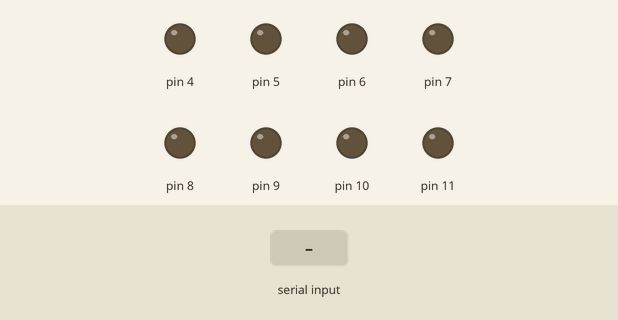
The sketch below on a simulated Arduino Uno, built with avr-gcc and run on an emulated ATmega328P. Shown: output pins drawn as LEDs (lit = HIGH). Inputs (shaded band) come from the test bench. What the sketch prints to the serial monitor is not drawn.

Above: at 1.2 s.
1.3 s: "A" received over the second serial link
At 2.5 s:
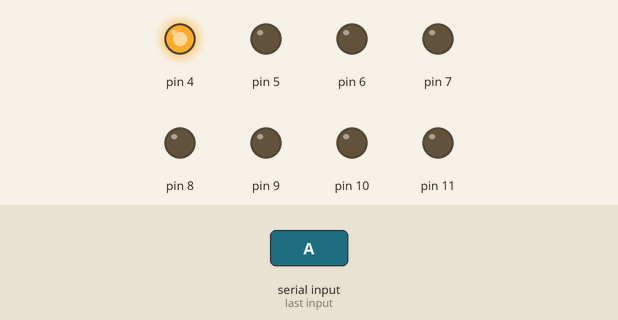
2.8 s: "B" received over the second serial link
At 3.8 s:
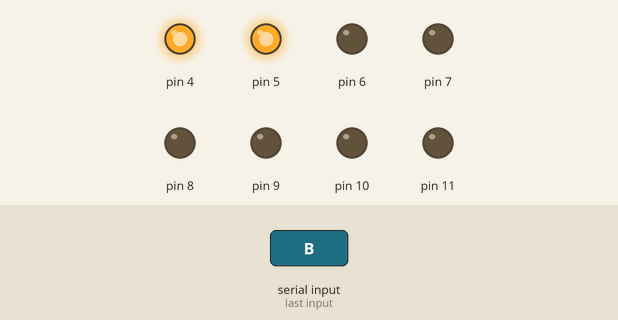
4.3 s: "a" received over the second serial link
At 5.0 s:
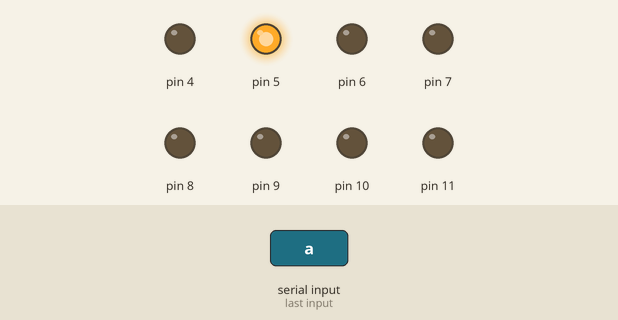
5.8 s: "C" received over the second serial link
At 6.1 s:
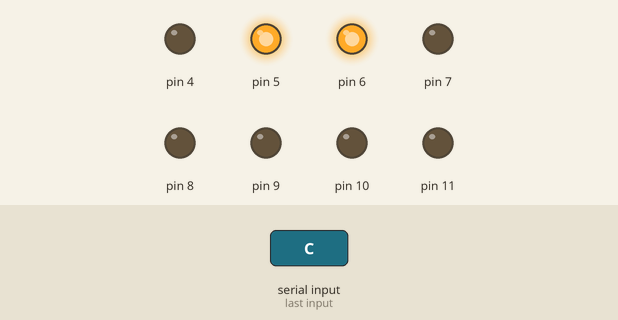
7.3 s: "b" received over the second serial link
At 8.5 s:
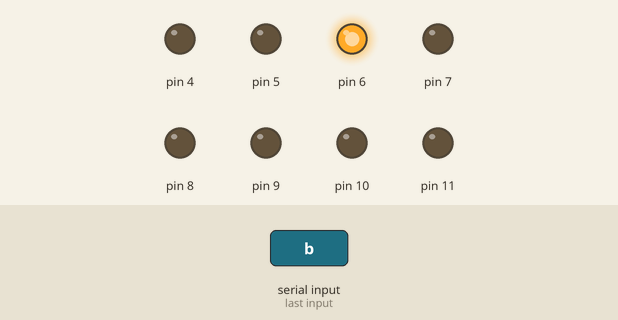
8.8 s: "D" received over the second serial link
At 9.6 s:
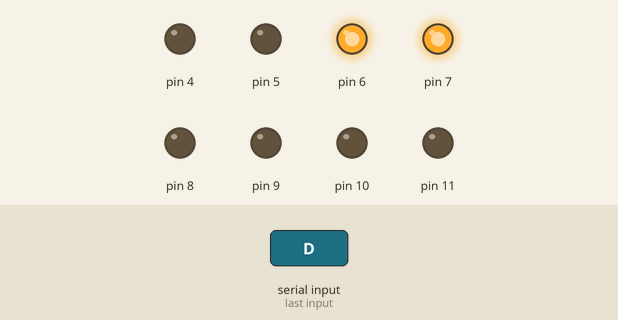
Timing chart, 0 to 11.3 s (numbered marks = the images above; inputs shaded):
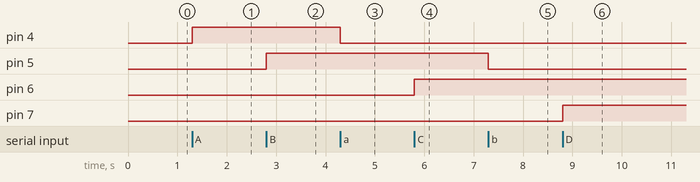

Measured:
- after the input at 1.3 s, pin 4: LOW → HIGH at once
- after the input at 2.8 s, pin 5: LOW → HIGH at once
- after the input at 4.3 s, pin 4: HIGH → LOW at once
- after the input at 5.8 s, pin 6: LOW → HIGH at once
- after the input at 7.3 s, pin 5: HIGH → LOW at once
- after the input at 8.8 s, pin 7: LOW → HIGH at once

The sketch:

Lazy-Switch_8_switches.ino
```cpp
#include <SoftwareSerial.h>

// Define the data transmit/receive pins in Arduino

#define TxD 2

#define RxD 3

SoftwareSerial mySerial(RxD, TxD); // RX, TX for Bluetooth


void setup() {

mySerial.begin(9600); // For Bluetooth

Serial.begin(9600); // For the IDE monitor Tools -> Serial Monitor

pinMode(4,OUTPUT);
pinMode(5,OUTPUT);
pinMode(6,OUTPUT);
pinMode(7,OUTPUT);
pinMode(8,OUTPUT);
pinMode(9,OUTPUT);
pinMode(10,OUTPUT);
pinMode(11,OUTPUT);


}

void loop() {

// put your main code here, to run repeatedly:


boolean isValidInput; do { byte c; // get the next character from the bluetooth serial port
while ( !mySerial.available() ){

  } ; // LOOP...

c = mySerial.read(); // Execute the option based on the character recieved

Serial.print(c); // Print the character received to the IDE serial monitor

switch ( c ) {

case 'A': // You've entered a

// Do the code you need when 'a' is received.....
  digitalWrite(4, HIGH);

isValidInput = true;

break;

case 'a': // You've entered b
  digitalWrite(4, LOW);


isValidInput = true;

break;

case 'B': // You've entered a

// Do the code you need when 'a' is received.....
  digitalWrite(5, HIGH);

isValidInput = true;

break;

case 'b': // You've entered b
  digitalWrite(5, LOW);


isValidInput = true;

break;

case 'C': // You've entered a

// Do the code you need when 'a' is received.....
  digitalWrite(6, HIGH);

isValidInput = true;

break;

case 'c': // You've entered b
  digitalWrite(6, LOW);


isValidInput = true;

break;

case 'D': // You've entered a

// Do the code you need when 'a' is received.....
  digitalWrite(7, HIGH);

isValidInput = true;

break;

case 'd': // You've entered b
  digitalWrite(7, LOW);


isValidInput = true;

break;

case 'E': // You've entered a

// Do the code you need when 'a' is received.....
  digitalWrite(8, HIGH);

isValidInput = true;

break;

case 'e': // You've entered b
  digitalWrite(8, LOW);


isValidInput = true;

break;

case 'F': // You've entered a

// Do the code you need when 'a' is received.....
  digitalWrite(9, HIGH);

isValidInput = true;

break;

case 'f': // You've entered b
  digitalWrite(9, LOW);


isValidInput = true;

break;

case 'G': // You've entered a

// Do the code you need when 'a' is received.....
  digitalWrite(10, HIGH);

isValidInput = true;

break;

case 'g': // You've entered b
  digitalWrite(10, LOW);


isValidInput = true;

break;

case 'H': // You've entered a

// Do the code you need when 'a' is received.....
  digitalWrite(11, HIGH);

isValidInput = true;

break;

case 'h': // You've entered b
  digitalWrite(11, LOW);


isValidInput = true;

break;


default:

// Do the code you need when any other character is received.....

  mySerial.println( "Please enter 'a' or 'b'" );

  isValidInput = false;

break;

}

} while ( isValidInput == true );

}
```
